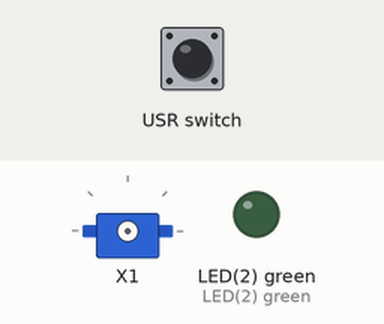
The program below on a simulated pyboard running MicroPython. Parts: servo, output pins drawn as LEDs (lit = HIGH). The test bench sets the inputs (shaded band). EEPROM starts erased; what the program prints to the serial console is not drawn.

Above: at 1.2 s.
1.3 s: USR switch pressed for 0.15 s
At 4.1 s:
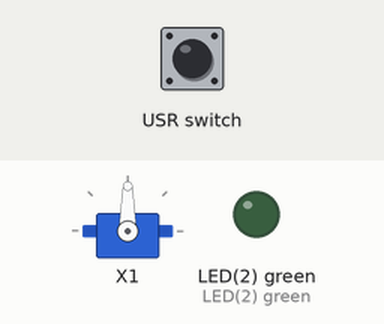
4.3 s: USR switch pressed for 1 s
At 4.7 s:
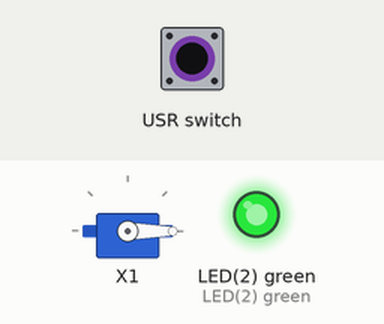
7.9 s: USR switch pressed for 3.2 s
At 8.97 s:
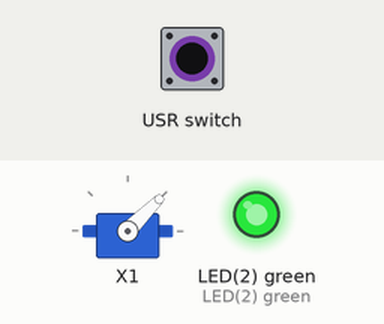
Timing chart, 0 to 14.0 s (numbered marks = the images above; inputs shaded):
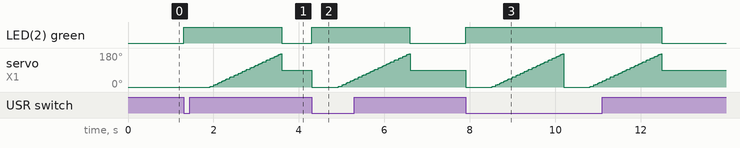

Measured:
- after the input at 1.3 s, LED(2) green: LOW → HIGH at once, → LOW 2.3 s later; servo on X1: rises from 0° to 175° in 1.7 s, then falls to 90° in 0.02 s
- after the input at 4.3 s, LED(2) green: LOW → HIGH at once, → LOW 2.3 s later

The program:

main.rf_servo.py
```python
"""
The MIT License (MIT)
Copyright (c) 2015 Martin Clemons
Permission is hereby granted, free of charge, to any person obtaining a copy
of this software and associated documentation files (the "Software"), to deal
in the Software without restriction, including without limitation the rights
to use, copy, modify, merge, publish, distribute, sublicense, and/or sell
copies of the Software, and to permit persons to whom the Software is
furnished to do so, subject to the following conditions:
The above copyright notice and this permission notice shall be included in all
copies or substantial portions of the Software.
THE SOFTWARE IS PROVIDED "AS IS", WITHOUT WARRANTY OF ANY KIND, EXPRESS OR
IMPLIED, INCLUDING BUT NOT LIMITED TO THE WARRANTIES OF MERCHANTABILITY,
FITNESS FOR A PARTICULAR PURPOSE AND NONINFRINGEMENT. IN NO EVENT SHALL THE
AUTHORS OR COPYRIGHT HOLDERS BE LIABLE FOR ANY CLAIM, DAMAGES OR OTHER
LIABILITY, WHETHER IN AN ACTION OF CONTRACT, TORT OR OTHERWISE, ARISING FROM,
OUT OF OR IN CONNECTION WITH THE SOFTWARE OR THE USE OR OTHER DEALINGS IN THE
SOFTWARE.

"""
import json
import sys
from pyb import I2C, LED, Servo, Switch
from srf_rangefinder import SRF08


def setup():
    """Initialize hardware."""
    global led, servo, sw, rf
    led = LED(2)
    servo = Servo(1)
    sw = Switch()
    # SRF08 rangefinder on I2C bus 2
    rf = SRF08(2, I2C.MASTER, baudrate=50000)
    # print some sensor info
    sensor_info = {
        'address': rf.bus_address() << 1,
        'revision': rf.sw_rev(),
    }
    sys.stdout.write(json.dumps(sensor_info) + '\n')
    # set max range and gain
    rf.set_max_range(6000)
    rf.set_analog_gain(16)


def loop():
    """main program loop."""
    global led, servo, sw, rf
    pyb.wfi()
    if sw():
        led.on()
        sys.stdout.write(json.dumps({'reset': True}) + '\n')
        servo.angle(-90)
        # allow servo to reach starting angle
        pyb.delay(500)
        for a in range(-90, 100, 10):
            # set new angle, allow servo to settle
            servo.angle(a, 150)
            pyb.delay(10)
            # measure distance in cm
            rf.measure_range()
            pyb.delay(75)
            # read distance, send json to host
            sample = {
                'angle': a,
                'range': rf.read_range(),
            }
            sys.stdout.write(json.dumps(sample) + '\n')
        servo.angle(0)
        led.off()


if __name__ == "__main__":
    """
    Main program loop, does not return.

    """
    setup()
    while True:
        loop()
```

srf_rangefinder.py
```python
# -*- coding: utf-8 -*-
"""
A utility library for interfacing with the SRF-08 and SRF-10 ultrasonic
rangefinders.
http://www.robot-electronics.co.uk/htm/srf08tech.shtml
http://www.robot-electronics.co.uk/htm/srf10tech.htm

Utilizes I2C library for reads and writes.

The MIT License (MIT)
Copyright (c) 2015 Martin Clemons
Permission is hereby granted, free of charge, to any person obtaining a copy
of this software and associated documentation files (the "Software"), to deal
in the Software without restriction, including without limitation the rights
to use, copy, modify, merge, publish, distribute, sublicense, and/or sell
copies of the Software, and to permit persons to whom the Software is
furnished to do so, subject to the following conditions:
The above copyright notice and this permission notice shall be included in all
copies or substantial portions of the Software.
THE SOFTWARE IS PROVIDED "AS IS", WITHOUT WARRANTY OF ANY KIND, EXPRESS OR
IMPLIED, INCLUDING BUT NOT LIMITED TO THE WARRANTIES OF MERCHANTABILITY,
FITNESS FOR A PARTICULAR PURPOSE AND NONINFRINGEMENT. IN NO EVENT SHALL THE
AUTHORS OR COPYRIGHT HOLDERS BE LIABLE FOR ANY CLAIM, DAMAGES OR OTHER
LIABILITY, WHETHER IN AN ACTION OF CONTRACT, TORT OR OTHERWISE, ARISING FROM,
OUT OF OR IN CONNECTION WITH THE SOFTWARE OR THE USE OR OTHER DEALINGS IN THE
SOFTWARE.

"""
from pyb import I2C


class SRF_RANGE_UNITS:
    """ SRF-XX rangefinder constants. """
    IN = 0x50
    CM = 0x51
    US = 0x52


class SRFBase(object):
    """
    A base class for SRF08 and SRF10 rangefinders.
    Essentially a SRF-xx rangefinder emulates a 24xx series EEPROM and implements
    a number of user readable and writable registers. These registers map to
    the specific hardware functions and readings from the rangefinder.
    Since the '08 and '10 are very similar in their functionality this class
    serves as a base implementation which can be overridden to form a class
    for a specific sensor.

    """
    def __init__(self, *args, **kwargs):
        """
        If any arguments are present self.init() is called.

        """
        super(SRFBase, self).__init__()
        self.i2c = None
        self.bus_addr = None
        self.rxb = bytearray(4)
        if len(args) > 0:
            self.init(*args, **kwargs)

    def init(self, *args, **kwargs):
        """
        Initialize a SRF sensor instance.
        There are two options for parameters passed when calling this function:
        1. Pass the initialization parameters for an pyb.I2C object.
           The initialization parameters will be used to initialize a new I2C
           instance which will be used to communicate with the sensor.
           If bus_address has not been set, a bus scan will be performed and the
           first available address will be used.
        2. Pass an already initialized pyb.I2C object.
           The instance passed in will be used to communicate with the sensor.
           The I2C instance should be initialized before any methods which
           require communication are called.

        """
        if len(args) < 1:
            raise TypeError('Please supply an I2C object or bus number.')
        if type(args[0]) is int:
            # assume first argument is bus number for I2C constructor
            self.i2c = I2C(*args, **kwargs)
            if self.bus_addr is None:
                try:
                    # assign address of first device found
                    self.bus_addr = self.i2c.scan()[0]
                except TypeError:
                    raise Exception('Sensor not found on I2C bus.')
        else:
            # first argument is initialized I2C bus object
            self.i2c = args[0]

    def deinit(self):
        """
        De-init sensor instance.
        Calls deinit() on I2C instance associated with sensor, and also resets
        sensor bus address.

        """
        try:
            self.i2c.deinit()
        except AttributeError:
            pass
        self.i2c = None
        self.bus_addr = None

    def bus_address(self, *args):
        """
        Sets the rangefinder I2C bus address if provided, otherwise returns the
        current rangefinder bus address.

        """
        if len(args) > 0:
            self.bus_addr = args[0]
        else:
            return self.bus_addr

    def scan_bus(self):
        """
        Scans I2C bus and returns a list of addresses found.

        """
        return self.i2c.scan()

    def sw_rev(self):
        """
        Returns the software revision of sensor.

        """
        rev = bytearray((256,))
        self.i2c.mem_read(rev, self.bus_addr, 0)
        if rev[0] > 255:
            raise Exception('Error reading from sensor.')
        return rev[0]

    def set_max_range(self, range_mm):
        """
        Sets the maximum range of the sensor.
        :param range_mm: Integer range in mm, min. 43mm max 11008mm.
        :return:

        """
        if range_mm < 43:
            raise ValueError('Minimum range is 43mm.')
        if range_mm > 11008:
            raise ValueError('Maximum range is 11008mm.')
        c = int(range_mm) // 43 - 1
        self.i2c.mem_write(c, self.bus_addr, 2)

    def set_analog_gain(self, gain):
        """
        Sets the analog gain of the sensor.
        :param gain: Sensor gain register value.
        :return:
        """
        if gain < 0:
            raise ValueError('Gain register must be greater than 0.')
        self.i2c.mem_write(int(gain), self.bus_addr, 1)

    def measure_range(self, units=SRF_RANGE_UNITS.CM):
        """
        Initiate rangefinder ranging.
        :param units: SRF_RANGE_UNITS, either IC, CM, or US for µ seconds.
        :return:

        """
        self.i2c.mem_write(units, self.bus_addr, 0)

    def read_range(self):
        """
        Read the range registers after ranging has completed.
        :param:
        :return: A list of integer range values in the units specified by
        measure_range(). In the case of sensors which report multiple echos,
        the first item in the list represents the first echo and the nth item
        represents the nth echo. If no echos were returned list will be empty.

        """
        self.i2c.mem_read(self.rxb, self.bus_addr, 0)
        values = []
        # skip first 2 bytes, then unpack high and low bytes from buffer data
        # data is pack in big-endian form
        for i in range(2, len(self.rxb), 2):
            range_val = (self.rxb[i] << 8) + self.rxb[i+1]
            if range_val > 0:
                values.append(range_val)
        return values


class SRF08(SRFBase):
    """
    A SRF08 Rangefinder.
    Supports up to 17 echo range values.
    Maximum analog gain of 31.
    TODO: Add ability to read light meter.

    """
    def __init__(self, *args, **kwargs):
        super(SRF08, self).__init__(*args, **kwargs)
        self.rxb = bytearray(36)

    def __str__(self):
        return '<SRF08 address {} on {}>'.format(self.bus_addr, self.i2c)

    def set_analog_gain(self, gain):
        if gain > 31:
            raise ValueError('Gain register must be less than or equal to 31.')
        super(SRF08, self).set_analog_gain(gain)


class SRF10(SRFBase):
    """
    A SRF10 rangefinder.
    Supports single echo range value.
    Maximum analog gain of 16.

    """
    def __str__(self):
        return '<SRF10 address {} on {}>'.format(self.bus_addr, self.i2c)

    def set_analog_gain(self, gain):
        if gain > 16:
            raise ValueError('Gain register must be less than or equal to 16.')
        super(SRF10, self).set_analog_gain(gain)
```
